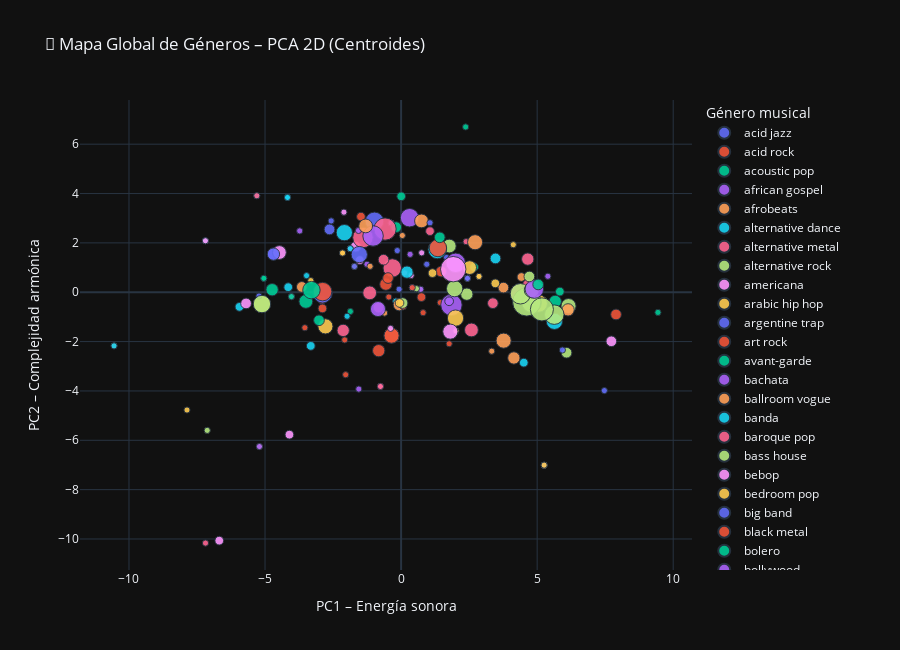

Here is the notebook cell this chart was saved with:
### Markdown cell above
El análisis de componentes principales aplicado a los centroides de género explicó un 40,73% de la varianza total. Este valor indica que las tres primeras componentes capturan una proporción significativa de la variabilidad acústica y social entre géneros, permitiendo representar de forma reducida y coherente las relaciones estilísticas dentro del espacio sonoro global.

### Code cell
fig2d_genres = px.scatter(
    df_genres_layer,
    x="PC1",
    y="PC2",
    color="genre_name",
    size="n_artists",
    hover_name="genre_name",
    title="🎨 Mapa Global de Géneros – PCA 2D (Centroides)",
    opacity=0.9,
    width=900,
    height=650
)

fig2d_genres.update_layout(
    xaxis_title="PC1 – Energía sonora",
    yaxis_title="PC2 – Complejidad armónica",
    legend_title_text="Género musical",
    template="plotly_dark"
)

fig2d_genres.show()
